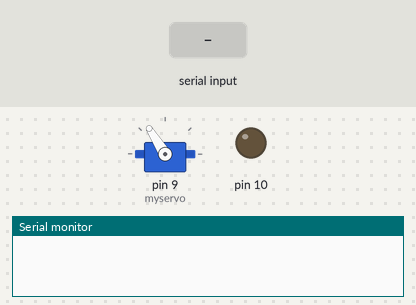
The sketch below on a simulated Arduino Uno, built with avr-gcc and run on an emulated ATmega328P. Shown: servo, output pins drawn as LEDs (lit = HIGH), the last lines printed to the serial monitor. Inputs (shaded band) come from the test bench.

Above: at 2.2 s.
2.3 s: "0" received over Serial
At 3.1 s:
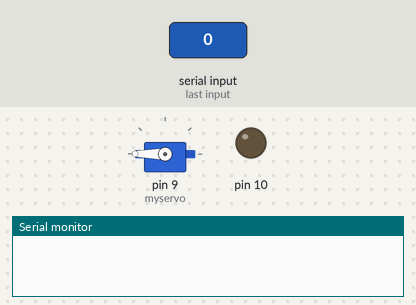
3.8 s: "1" received over Serial
At 6.5 s:
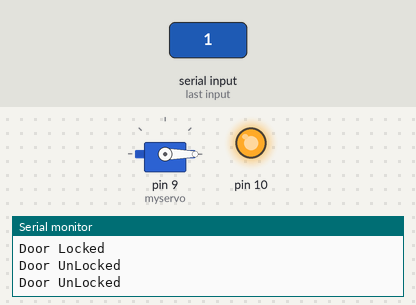
6.8 s: "0" received over Serial
At 8.1 s:
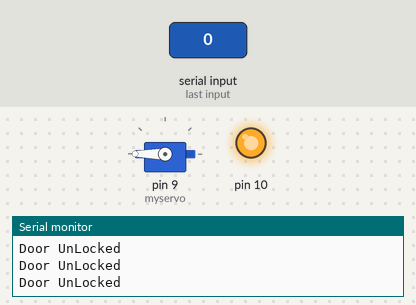
Timing chart, 0 to 9.8 s (numbered marks = the images above; inputs shaded):
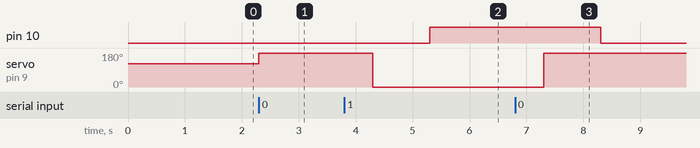

Measured:
- after the input at 2.3 s, servo on pin 9 (myservo): 122° → 180° at once
- after the input at 3.8 s, pin 10: LOW → HIGH after 1.5 s; servo on pin 9 (myservo): 180° → 0° after 0.50 s
- after the input at 6.8 s, pin 10: HIGH → LOW after 1.5 s; servo on pin 9 (myservo): 0° → 180° after 0.50 s

The sketch:

code.ino
```cpp
#include <Servo.h>
Servo myservo;
int pos = 0;
int state; int flag=0;
void setup()
{
pinMode(10,OUTPUT);
myservo.attach(9);
Serial.begin(9600);
myservo.write(1800);
delay(1000);
digitalWrite(10,LOW);
}
void loop()
{
if(Serial.available() > 0)
{
state = Serial.read();
flag=0;
}     // if the state is '0' the DC motor will turn off
if (state == '0')
{
myservo.write(180);
delay(1000);
Serial.println("Door Locked");
digitalWrite(10,LOW);
}
else if (state == '1')
{
myservo.write(0);
delay(1000);
Serial.println("Door UnLocked");
digitalWrite(10,HIGH);
}
}
```
